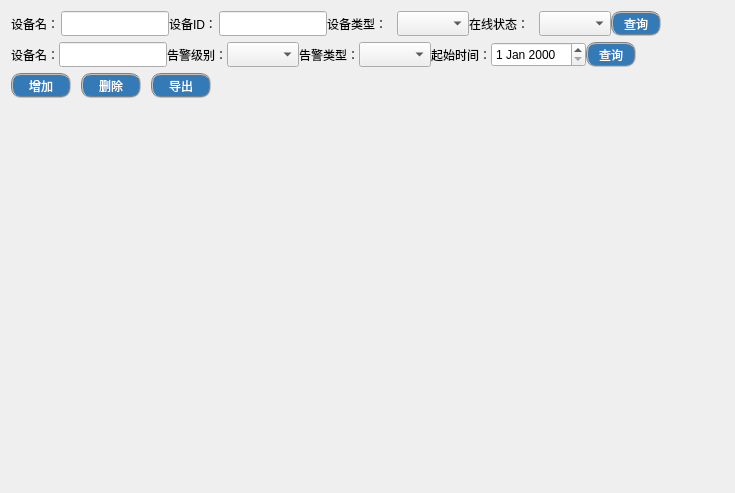
<?xml version="1.0" encoding="UTF-8"?>
<ui version="4.0">
 <class>DdcWidget</class>
 <widget class="QWidget" name="DdcWidget">
  <property name="geometry">
   <rect>
    <x>0</x>
    <y>0</y>
    <width>735</width>
    <height>493</height>
   </rect>
  </property>
  <property name="windowTitle">
   <string>Form</string>
  </property>
  <property name="styleSheet">
   <string notr="true"/>
  </property>
  <layout class="QVBoxLayout" name="verticalLayout" stretch="1,1,1,97">
   <property name="bottomMargin">
    <number>0</number>
   </property>
   <item>
    <widget class="QWidget" name="widget_first_dev" native="true">
     <layout class="QHBoxLayout" name="horizontalLayout_9">
      <property name="spacing">
       <number>0</number>
      </property>
      <property name="leftMargin">
       <number>0</number>
      </property>
      <property name="topMargin">
       <number>0</number>
      </property>
      <property name="rightMargin">
       <number>0</number>
      </property>
      <property name="bottomMargin">
       <number>0</number>
      </property>
      <item>
       <layout class="QHBoxLayout" name="horizontalLayout_6" stretch="0,0,0,0,0">
        <item>
         <layout class="QHBoxLayout" name="horizontalLayout" stretch="1,0">
          <item>
           <widget class="QLabel" name="label_6">
            <property name="minimumSize">
             <size>
              <width>50</width>
              <height>25</height>
             </size>
            </property>
            <property name="maximumSize">
             <size>
              <width>50</width>
              <height>25</height>
             </size>
            </property>
            <property name="text">
             <string>设备名：</string>
            </property>
           </widget>
          </item>
          <item>
           <widget class="QLineEdit" name="lineEdit">
            <property name="minimumSize">
             <size>
              <width>0</width>
              <height>25</height>
             </size>
            </property>
            <property name="maximumSize">
             <size>
              <width>16777215</width>
              <height>25</height>
             </size>
            </property>
           </widget>
          </item>
         </layout>
        </item>
        <item>
         <layout class="QHBoxLayout" name="horizontalLayout_4">
          <item>
           <widget class="QLabel" name="label_2">
            <property name="sizePolicy">
             <sizepolicy hsizetype="Preferred" vsizetype="Preferred">
              <horstretch>0</horstretch>
              <verstretch>0</verstretch>
             </sizepolicy>
            </property>
            <property name="minimumSize">
             <size>
              <width>50</width>
              <height>25</height>
             </size>
            </property>
            <property name="maximumSize">
             <size>
              <width>50</width>
              <height>25</height>
             </size>
            </property>
            <property name="text">
             <string>设备ID：</string>
            </property>
           </widget>
          </item>
          <item>
           <widget class="QLineEdit" name="lineEdit_2">
            <property name="minimumSize">
             <size>
              <width>0</width>
              <height>25</height>
             </size>
            </property>
            <property name="maximumSize">
             <size>
              <width>16777215</width>
              <height>25</height>
             </size>
            </property>
           </widget>
          </item>
         </layout>
        </item>
        <item>
         <layout class="QHBoxLayout" name="horizontalLayout_2">
          <item>
           <widget class="QLabel" name="label_3">
            <property name="sizePolicy">
             <sizepolicy hsizetype="Preferred" vsizetype="Preferred">
              <horstretch>0</horstretch>
              <verstretch>0</verstretch>
             </sizepolicy>
            </property>
            <property name="minimumSize">
             <size>
              <width>70</width>
              <height>25</height>
             </size>
            </property>
            <property name="maximumSize">
             <size>
              <width>70</width>
              <height>25</height>
             </size>
            </property>
            <property name="text">
             <string>设备类型：</string>
            </property>
           </widget>
          </item>
          <item>
           <widget class="QComboBox" name="comboBox">
            <property name="sizePolicy">
             <sizepolicy hsizetype="Expanding" vsizetype="Fixed">
              <horstretch>0</horstretch>
              <verstretch>0</verstretch>
             </sizepolicy>
            </property>
            <property name="minimumSize">
             <size>
              <width>0</width>
              <height>25</height>
             </size>
            </property>
            <property name="maximumSize">
             <size>
              <width>16777215</width>
              <height>25</height>
             </size>
            </property>
           </widget>
          </item>
         </layout>
        </item>
        <item>
         <layout class="QHBoxLayout" name="horizontalLayout_3">
          <item>
           <widget class="QLabel" name="label_5">
            <property name="minimumSize">
             <size>
              <width>70</width>
              <height>25</height>
             </size>
            </property>
            <property name="maximumSize">
             <size>
              <width>70</width>
              <height>25</height>
             </size>
            </property>
            <property name="text">
             <string>在线状态：</string>
            </property>
           </widget>
          </item>
          <item>
           <widget class="QComboBox" name="comboBox_2">
            <property name="sizePolicy">
             <sizepolicy hsizetype="Expanding" vsizetype="Fixed">
              <horstretch>0</horstretch>
              <verstretch>0</verstretch>
             </sizepolicy>
            </property>
            <property name="minimumSize">
             <size>
              <width>0</width>
              <height>25</height>
             </size>
            </property>
            <property name="maximumSize">
             <size>
              <width>16777215</width>
              <height>25</height>
             </size>
            </property>
           </widget>
          </item>
         </layout>
        </item>
        <item>
         <layout class="QHBoxLayout" name="horizontalLayout_5">
          <item>
           <widget class="QPushButton" name="pushButton">
            <property name="sizePolicy">
             <sizepolicy hsizetype="Expanding" vsizetype="Expanding">
              <horstretch>0</horstretch>
              <verstretch>0</verstretch>
             </sizepolicy>
            </property>
            <property name="minimumSize">
             <size>
              <width>50</width>
              <height>25</height>
             </size>
            </property>
            <property name="maximumSize">
             <size>
              <width>50</width>
              <height>25</height>
             </size>
            </property>
            <property name="styleSheet">
             <string notr="true">border:2px groove gray;
color: rgb(255, 255, 255);
border-radius:10px;
background-color: rgb(51, 122, 183);</string>
            </property>
            <property name="text">
             <string>查询</string>
            </property>
           </widget>
          </item>
          <item>
           <spacer name="horizontalSpacer_3">
            <property name="orientation">
             <enum>Qt::Horizontal</enum>
            </property>
            <property name="sizeHint" stdset="0">
             <size>
              <width>40</width>
              <height>20</height>
             </size>
            </property>
           </spacer>
          </item>
         </layout>
        </item>
       </layout>
      </item>
     </layout>
    </widget>
   </item>
   <item>
    <widget class="QWidget" name="widget_first_alarm" native="true">
     <layout class="QHBoxLayout" name="horizontalLayout_15">
      <property name="spacing">
       <number>0</number>
      </property>
      <property name="leftMargin">
       <number>0</number>
      </property>
      <property name="topMargin">
       <number>0</number>
      </property>
      <property name="rightMargin">
       <number>0</number>
      </property>
      <property name="bottomMargin">
       <number>0</number>
      </property>
      <item>
       <layout class="QHBoxLayout" name="horizontalLayout_10">
        <item>
         <layout class="QHBoxLayout" name="horizontalLayout_11">
          <item>
           <widget class="QLabel" name="label_4">
            <property name="minimumSize">
             <size>
              <width>0</width>
              <height>25</height>
             </size>
            </property>
            <property name="maximumSize">
             <size>
              <width>16777215</width>
              <height>25</height>
             </size>
            </property>
            <property name="text">
             <string>设备名：</string>
            </property>
           </widget>
          </item>
          <item>
           <widget class="QLineEdit" name="lineEdit_3">
            <property name="minimumSize">
             <size>
              <width>0</width>
              <height>25</height>
             </size>
            </property>
            <property name="maximumSize">
             <size>
              <width>16777215</width>
              <height>25</height>
             </size>
            </property>
           </widget>
          </item>
         </layout>
        </item>
        <item>
         <layout class="QHBoxLayout" name="horizontalLayout_12">
          <item>
           <widget class="QLabel" name="label_7">
            <property name="sizePolicy">
             <sizepolicy hsizetype="Expanding" vsizetype="Fixed">
              <horstretch>0</horstretch>
              <verstretch>0</verstretch>
             </sizepolicy>
            </property>
            <property name="minimumSize">
             <size>
              <width>0</width>
              <height>25</height>
             </size>
            </property>
            <property name="maximumSize">
             <size>
              <width>16777215</width>
              <height>25</height>
             </size>
            </property>
            <property name="text">
             <string>告警级别：</string>
            </property>
           </widget>
          </item>
          <item>
           <widget class="QComboBox" name="comboBox_3">
            <property name="sizePolicy">
             <sizepolicy hsizetype="Expanding" vsizetype="Fixed">
              <horstretch>0</horstretch>
              <verstretch>0</verstretch>
             </sizepolicy>
            </property>
            <property name="minimumSize">
             <size>
              <width>0</width>
              <height>25</height>
             </size>
            </property>
            <property name="maximumSize">
             <size>
              <width>16777215</width>
              <height>25</height>
             </size>
            </property>
           </widget>
          </item>
         </layout>
        </item>
        <item>
         <layout class="QHBoxLayout" name="horizontalLayout_13">
          <item>
           <widget class="QLabel" name="label_8">
            <property name="sizePolicy">
             <sizepolicy hsizetype="Expanding" vsizetype="Fixed">
              <horstretch>0</horstretch>
              <verstretch>0</verstretch>
             </sizepolicy>
            </property>
            <property name="minimumSize">
             <size>
              <width>0</width>
              <height>25</height>
             </size>
            </property>
            <property name="maximumSize">
             <size>
              <width>16777215</width>
              <height>25</height>
             </size>
            </property>
            <property name="text">
             <string>告警类型：</string>
            </property>
           </widget>
          </item>
          <item>
           <widget class="QComboBox" name="comboBox_4">
            <property name="sizePolicy">
             <sizepolicy hsizetype="Expanding" vsizetype="Fixed">
              <horstretch>0</horstretch>
              <verstretch>0</verstretch>
             </sizepolicy>
            </property>
            <property name="minimumSize">
             <size>
              <width>0</width>
              <height>25</height>
             </size>
            </property>
            <property name="maximumSize">
             <size>
              <width>16777215</width>
              <height>25</height>
             </size>
            </property>
           </widget>
          </item>
         </layout>
        </item>
        <item>
         <layout class="QHBoxLayout" name="horizontalLayout_14">
          <item>
           <widget class="QLabel" name="label_9">
            <property name="sizePolicy">
             <sizepolicy hsizetype="Expanding" vsizetype="Fixed">
              <horstretch>0</horstretch>
              <verstretch>0</verstretch>
             </sizepolicy>
            </property>
            <property name="minimumSize">
             <size>
              <width>0</width>
              <height>25</height>
             </size>
            </property>
            <property name="maximumSize">
             <size>
              <width>16777215</width>
              <height>25</height>
             </size>
            </property>
            <property name="text">
             <string>起始时间：</string>
            </property>
           </widget>
          </item>
          <item>
           <widget class="QDateEdit" name="dateEdit">
            <property name="sizePolicy">
             <sizepolicy hsizetype="Expanding" vsizetype="Fixed">
              <horstretch>0</horstretch>
              <verstretch>0</verstretch>
             </sizepolicy>
            </property>
            <property name="minimumSize">
             <size>
              <width>0</width>
              <height>25</height>
             </size>
            </property>
            <property name="maximumSize">
             <size>
              <width>16777215</width>
              <height>25</height>
             </size>
            </property>
           </widget>
          </item>
         </layout>
        </item>
        <item>
         <widget class="QPushButton" name="pushButton_2">
          <property name="sizePolicy">
           <sizepolicy hsizetype="Expanding" vsizetype="Expanding">
            <horstretch>0</horstretch>
            <verstretch>0</verstretch>
           </sizepolicy>
          </property>
          <property name="minimumSize">
           <size>
            <width>50</width>
            <height>25</height>
           </size>
          </property>
          <property name="maximumSize">
           <size>
            <width>50</width>
            <height>25</height>
           </size>
          </property>
          <property name="styleSheet">
           <string notr="true">border:2px groove gray;
color: rgb(255, 255, 255);
border-radius:10px;
background-color: rgb(51, 122, 183);</string>
          </property>
          <property name="text">
           <string>查询</string>
          </property>
         </widget>
        </item>
        <item>
         <spacer name="horizontalSpacer_2">
          <property name="orientation">
           <enum>Qt::Horizontal</enum>
          </property>
          <property name="sizeHint" stdset="0">
           <size>
            <width>40</width>
            <height>20</height>
           </size>
          </property>
         </spacer>
        </item>
       </layout>
      </item>
     </layout>
    </widget>
   </item>
   <item>
    <widget class="QWidget" name="widget_second" native="true">
     <layout class="QHBoxLayout" name="horizontalLayout_8">
      <property name="spacing">
       <number>0</number>
      </property>
      <property name="leftMargin">
       <number>0</number>
      </property>
      <property name="topMargin">
       <number>0</number>
      </property>
      <property name="rightMargin">
       <number>0</number>
      </property>
      <property name="bottomMargin">
       <number>0</number>
      </property>
      <item>
       <layout class="QHBoxLayout" name="horizontalLayout_7">
        <property name="spacing">
         <number>10</number>
        </property>
        <item>
         <widget class="QPushButton" name="pushButton_5">
          <property name="sizePolicy">
           <sizepolicy hsizetype="Minimum" vsizetype="Fixed">
            <horstretch>0</horstretch>
            <verstretch>0</verstretch>
           </sizepolicy>
          </property>
          <property name="minimumSize">
           <size>
            <width>60</width>
            <height>25</height>
           </size>
          </property>
          <property name="maximumSize">
           <size>
            <width>60</width>
            <height>25</height>
           </size>
          </property>
          <property name="styleSheet">
           <string notr="true">border:2px groove gray;
color: rgb(255, 255, 255);
border-radius:10px;
background-color: rgb(51, 122, 183);</string>
          </property>
          <property name="text">
           <string>增加</string>
          </property>
          <property name="icon">
           <iconset>
            <selectedon>:/icon/add.png</selectedon>
           </iconset>
          </property>
          <property name="flat">
           <bool>true</bool>
          </property>
         </widget>
        </item>
        <item>
         <widget class="QPushButton" name="pushButton_6">
          <property name="sizePolicy">
           <sizepolicy hsizetype="Minimum" vsizetype="Fixed">
            <horstretch>0</horstretch>
            <verstretch>0</verstretch>
           </sizepolicy>
          </property>
          <property name="minimumSize">
           <size>
            <width>60</width>
            <height>25</height>
           </size>
          </property>
          <property name="maximumSize">
           <size>
            <width>60</width>
            <height>25</height>
           </size>
          </property>
          <property name="styleSheet">
           <string notr="true">border:2px groove gray;
color: rgb(255, 255, 255);
border-radius:10px;
background-color: rgb(51, 122, 183);</string>
          </property>
          <property name="text">
           <string>删除</string>
          </property>
          <property name="icon">
           <iconset>
            <selectedon>:/icon/del.png</selectedon>
           </iconset>
          </property>
         </widget>
        </item>
        <item>
         <widget class="QPushButton" name="pushButton_7">
          <property name="sizePolicy">
           <sizepolicy hsizetype="Minimum" vsizetype="Fixed">
            <horstretch>0</horstretch>
            <verstretch>0</verstretch>
           </sizepolicy>
          </property>
          <property name="minimumSize">
           <size>
            <width>60</width>
            <height>25</height>
           </size>
          </property>
          <property name="maximumSize">
           <size>
            <width>60</width>
            <height>25</height>
           </size>
          </property>
          <property name="contextMenuPolicy">
           <enum>Qt::NoContextMenu</enum>
          </property>
          <property name="styleSheet">
           <string notr="true">border:2px groove gray;
color: rgb(255, 255, 255);
border-radius:10px;
background-color: rgb(51, 122, 183);</string>
          </property>
          <property name="text">
           <string>导出</string>
          </property>
          <property name="icon">
           <iconset>
            <selectedon>:/icon/export.png</selectedon>
           </iconset>
          </property>
         </widget>
        </item>
        <item>
         <spacer name="horizontalSpacer">
          <property name="orientation">
           <enum>Qt::Horizontal</enum>
          </property>
          <property name="sizeHint" stdset="0">
           <size>
            <width>40</width>
            <height>20</height>
           </size>
          </property>
         </spacer>
        </item>
       </layout>
      </item>
     </layout>
    </widget>
   </item>
   <item>
    <widget class="QStackedWidget" name="stackedWidget">
     <property name="sizePolicy">
      <sizepolicy hsizetype="Expanding" vsizetype="Expanding">
       <horstretch>0</horstretch>
       <verstretch>0</verstretch>
      </sizepolicy>
     </property>
     <widget class="QWidget" name="page"/>
     <widget class="QWidget" name="page_2"/>
    </widget>
   </item>
  </layout>
 </widget>
 <resources/>
 <connections/>
</ui>
